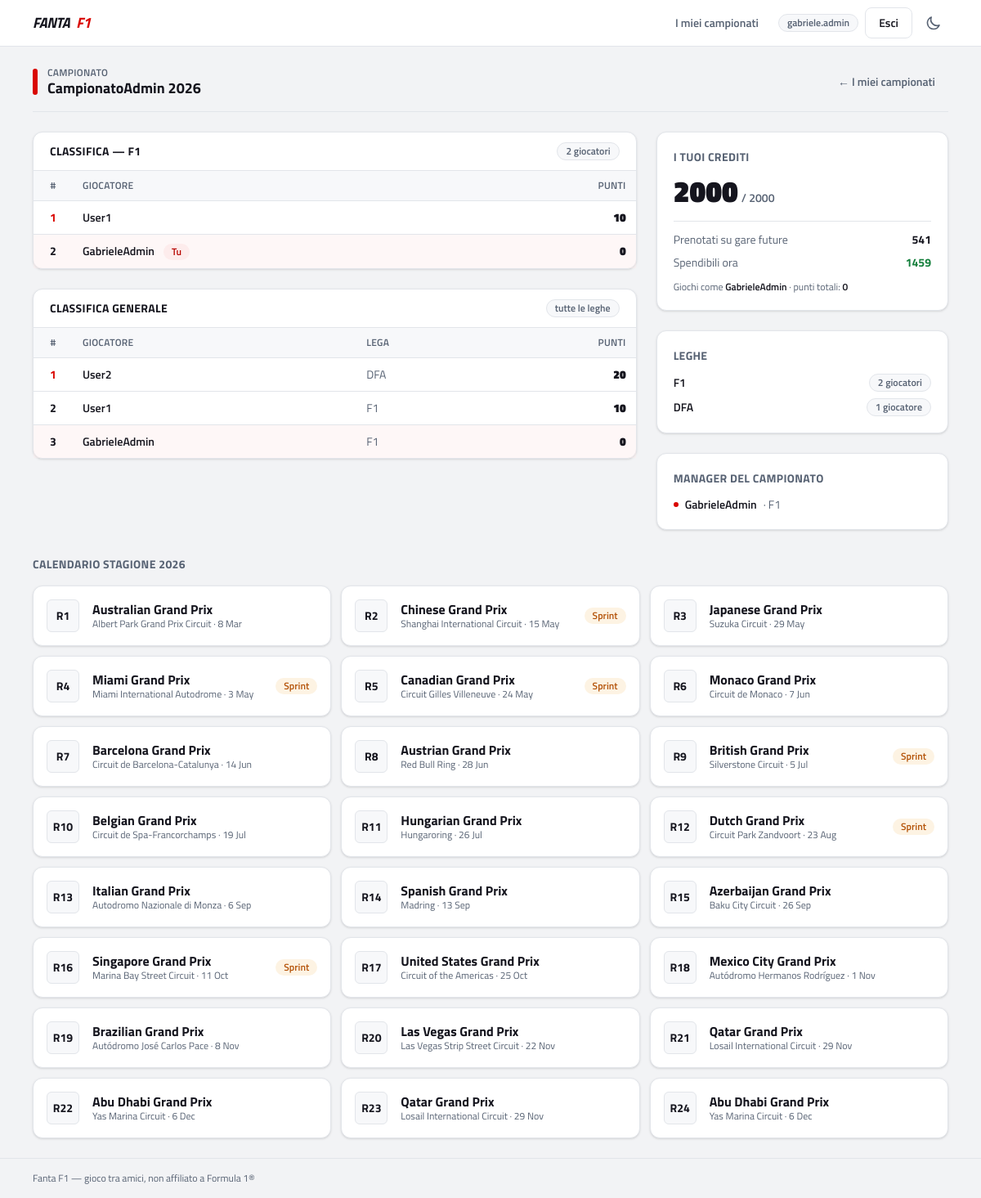
Before: /dashboard/championships/2/ (signed in) with the older database file.
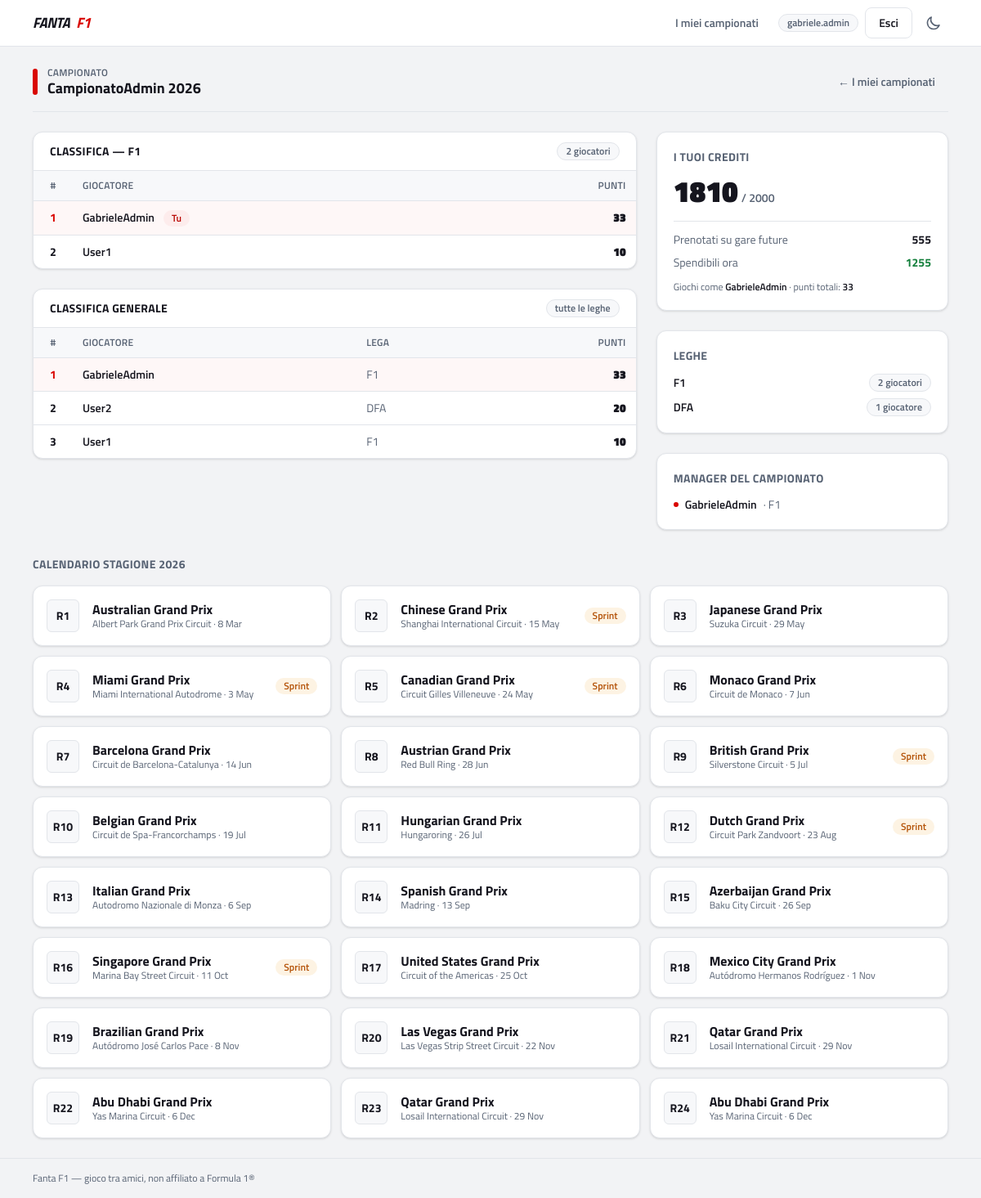
After: the same page with the newer database file.
### fantaApp/models.py (models this page shows, shortened)
class ChampionshipPlayer(models.Model):
    user = models.ForeignKey(CustomUser, on_delete=models.CASCADE)
    championship = models.ForeignKey(Championship, on_delete=models.PROTECT, related_name='participants')
    league = models.ForeignKey(League, on_delete=models.PROTECT, related_name='participants')
    player_name = models.CharField(max_length=50)
    available_credit = models.IntegerField(default=2000)
    total_score = models.IntegerField(default=0)
    joined_at = models.DateTimeField(auto_now_add=True)
    class Meta:
        unique_together = [('user', 'championship'), ('player_name', 'championship')]

class League(models.Model):
    championship = models.ForeignKey(Championship, on_delete=models.CASCADE, related_name='leagues')
    name = models.CharField(max_length=100)
    created_at = models.DateTimeField(auto_now_add=True)

class Weekend(models.Model):
    WEEKEND_TYPES = [
        ('regular', 'Regular Weekend'),
        ('sprint', 'Sprint Weekend')
    ]
    circuit = models.ForeignKey(Circuit, on_delete=models.CASCADE)
    event_name = models.CharField(max_length=100)
    round_number = models.PositiveSmallIntegerField(null=False)
    season = models.PositiveSmallIntegerField(null=False)
    weekend_type = models.CharField(max_length=20, choices = WEEKEND_TYPES, default='regular')
    fp1_start = models.DateTimeField(null=True, blank=True)
    fp2_start = models.DateTimeField(null=True, blank=True)
    fp3_start = models.DateTimeField(null=True, blank=True)
    sprint_start = models.DateTimeField(null=True, blank=True)
    sprint_qualifying_start = models.DateTimeField(null=True, blank=True)
    qualifying_start = models.DateTimeField(null=True, blank=True)
    race_start = models.DateTimeField(null=True, blank=True)
    created_at = models.DateTimeField(auto_now_add=True)
    modified_at = models.DateTimeField(auto_now=True)
    deleted_at = models.DateTimeField(null=True, blank=True)
    class Meta:
        ordering = ['season', 'round_number']
        unique_together = ('season', 'round_number')

class Circuit(models.Model):
    name = models.CharField(max_length=100)
    country = models.CharField(max_length=50)
    location = models.CharField(max_length=100)
    api_id =  models.CharField(max_length=50, unique= True)
    created_at = models.DateTimeField(auto_now_add=True)
    modified_at = models.DateTimeField(auto_now=True)
    deleted_at = models.DateTimeField(null=True, blank=True)
    class Meta:
        ordering = ['name']

### fantaApp/views/dashboard.py (the view)
# urls.py: path("dashboard/championships/<int:championship_id>/", dashboard.championship_dashboard, name='championship_dashboard'),
@login_required
def championship_dashboard(request, championship_id):
    championship = get_object_or_404(Championship, pk=championship_id)
    current_championship_player = ChampionshipPlayer.objects.filter(
        user=request.user, championship=championship).select_related('league').first()
    reserved_credit = 0
    spendable_credit = 0
    if current_championship_player:
        reserved_credit = costs.get_player_reserved_credit(player=current_championship_player)
        spendable_credit = costs.get_player_spendable_credit(player=current_championship_player)
    standing_per_league = ChampionshipPlayer.objects.none()
    if current_championship_player:
        standing_per_league = ChampionshipPlayer.objects.filter(
            championship=championship,
            league=current_championship_player.league,
        ).select_related('league').order_by('-total_score')
    general_standings = ChampionshipPlayer.objects.filter(
        championship=championship
    ).select_related('league').order_by('-total_score')
    user_managers = ChampionshipManager.objects.filter(
        championship=championship
    ).select_related('user')
    managers = ChampionshipPlayer.objects.filter(
        championship=championship,
        user__in=[m.user for m in user_managers]
    ).select_related('league')
    weekends = Weekend.objects.filter(season=championship.year).order_by("round_number")
    context = {
        "championship": championship,
        "current_championship_player": current_championship_player,
        "reserved_credit": reserved_credit,
        "spendable_credit": spendable_credit,
        "standing_per_league": standing_per_league,
        "general_standings": general_standings,
        "managers": managers,
        "weekends" : weekends
    }
    return render(request, "fantaApp/championship_dashboard.html", context)

### fantaApp/services/costs.py (called while the page is built)
def get_player_reserved_credit(*, player, exclude_race=None) -> int:
    queryset = PlayerRaceChoice.objects.filter(
        player=player,
        credit_applied=False,
    )
    if exclude_race is not None:
        queryset = queryset.exclude(race=exclude_race)
    reserved_credit = queryset.aggregate(total=Sum("spent_amount"))["total"]
    return reserved_credit or 0

def get_player_spendable_credit(*, player, exclude_race=None) -> int:
    return max(
        player.available_credit - get_player_reserved_credit(player=player, exclude_race=exclude_race),
        0,
    )

### fantaApp/templates/fantaApp/championship_dashboard.html (shortened to what the changed rows need)
{% extends "fantaApp/championship_flow_base.html" %}
{% block championship_banner_link %}
  {{ championship.name }} {{ championship.year }}
{% endblock %}
{% block championship_content %}
<div class="grid gap-6 lg:grid-cols-3">
  <div class="space-y-6 lg:col-span-2">
    {% if current_championship_player %}
      <section class="card">
        <div class="flex items-center justify-between border-b border-line px-5 py-3">
          <h2 class="text-sm font-bold uppercase tracking-wide">Classifica — {{ current_championship_player.league.name }}</h2>
          <span class="badge-muted">{{ standing_per_league|length }} giocatori</span>
        </div>
        <div class="overflow-x-auto">
          <table class="table-clean">
            <thead>
              <tr><th class="w-12 !text-center">#</th><th>Giocatore</th><th class="!text-right">Punti</th></tr>
            </thead>
            <tbody>
              {% for p in standing_per_league %}
                <tr {% if p.id == current_championship_player.id %}class="bg-accent-soft/40"{% endif %}>
                  <td class="text-center font-bold {% if forloop.counter == 1 %}text-accent{% endif %}">{{ forloop.counter }}</td>
                  <td class="font-semibold">
                    {{ p.player_name }}
                    {% if p.id == current_championship_player.id %}<span class="badge-accent ml-2">Tu</span>{% endif %}
                  </td>
                  <td class="text-right font-black">{{ p.total_score }}</td>
                </tr>
              {% endfor %}
            </tbody>
          </table>
        </div>
      </section>
    {% endif %}
    <section class="card">
      <div class="flex items-center justify-between border-b border-line px-5 py-3">
        <h2 class="text-sm font-bold uppercase tracking-wide">Classifica generale</h2>
      </div>
      <div class="overflow-x-auto">
        <table class="table-clean">
          <thead>
            <tr><th class="w-12 !text-center">#</th><th>Giocatore</th><th>Lega</th><th class="!text-right">Punti</th></tr>
          </thead>
          <tbody>
            {% for p in general_standings %}
              <tr {% if current_championship_player and p.id == current_championship_player.id %}class="bg-accent-soft/40"{% endif %}>
                <td class="text-center font-bold {% if forloop.counter == 1 %}text-accent{% endif %}">{{ forloop.counter }}</td>
                <td class="font-semibold">{{ p.player_name }}</td>
                <td class="text-muted">{{ p.league.name }}</td>
                <td class="text-right font-black">{{ p.total_score }}</td>
              </tr>
            {% empty %}
              <tr><td colspan="4" class="text-center text-muted">Nessun partecipante iscritto.</td></tr>
            {% endfor %}
          </tbody>
        </table>
      </div>
    </section>
  </div>
  <aside class="space-y-6">
    {% if current_championship_player %}
      <section class="card-pad">
        <h2 class="mb-3 text-sm font-bold uppercase tracking-wide text-muted">I tuoi crediti</h2>
        <p class="text-4xl font-black">{{ current_championship_player.available_credit }}<span class="ml-1 text-sm font-semibold text-muted">/ 2000</span></p>
        {% if reserved_credit %}
          <dl class="mt-4 space-y-2 border-t border-line pt-3 text-sm">
            <div class="flex justify-between"><dt class="text-muted">Prenotati su gare future</dt><dd class="font-bold">{{ reserved_credit }}</dd></div>
            <div class="flex justify-between"><dt class="text-muted">Spendibili ora</dt><dd class="font-bold text-ok">{{ spendable_credit }}</dd></div>
          </dl>
        {% endif %}
        <p class="mt-3 text-xs text-muted">Giochi come <span class="font-semibold text-ink">{{ current_championship_player.player_name }}</span> · punti totali: <span class="font-semibold text-ink">{{ current_championship_player.total_score }}</span></p>
      </section>
    {% endif %}
    <section class="card-pad">
      <h2 class="mb-3 text-sm font-bold uppercase tracking-wide text-muted">Leghe</h2>
      <ul class="space-y-2 text-sm">
        {% for l in championship.leagues.all %}
          <li class="flex items-center justify-between gap-2">
            <span class="font-semibold">{{ l.name }}</span>
            <span class="badge-muted">{{ l.participants.count }} giocator{{ l.participants.count|pluralize:"e,i" }}</span>
          </li>
        {% empty %}
          <li class="text-muted">Nessuna lega creata.</li>
        {% endfor %}
      </ul>
    </section>
    <section class="card-pad">
      <h2 class="mb-3 text-sm font-bold uppercase tracking-wide text-muted">Manager del campionato</h2>
      <ul class="space-y-2 text-sm">
        {% for m in managers %}
          <li class="flex items-center gap-2">
            <span class="h-1.5 w-1.5 rounded-full bg-accent"></span>
            <span class="font-semibold">{{ m.player_name }}</span>
            <span class="text-muted">· {{ m.league.name }}</span>
          </li>
        {% empty %}
          <li class="text-muted">Nessun manager registrato come giocatore.</li>
        {% endfor %}
      </ul>
    </section>
  </aside>
</div>
<section class="mt-8">
  <h2 class="mb-4 text-sm font-bold uppercase tracking-wide text-muted">Calendario stagione {{ championship.year }}</h2>
  <div class="grid gap-3 sm:grid-cols-2 lg:grid-cols-3">
    {% for w in weekends %}
      <a href="{% url 'weekend_details' championship.id w.id %}"
         class="card group flex items-center gap-4 p-4 transition-shadow hover:shadow-md hover:border-accent/50">
        <span class="pos-badge shrink-0 !h-10 !w-10 text-sm">R{{ w.round_number }}</span>
        <div class="min-w-0 flex-1">
          <h3 class="truncate font-bold leading-tight group-hover:text-accent">{{ w.event_name }}</h3>
          <p class="truncate text-xs text-muted">
            {{ w.circuit.name }}{% if w.race_start %} · {{ w.race_start|date:"j M" }}{% endif %}
          </p>
        </div>
        {% if w.weekend_type == "sprint" %}<span class="badge-warn shrink-0">Sprint</span>{% endif %}
      </a>
    {% empty %}
      <p class="text-sm text-muted sm:col-span-2 lg:col-span-3">Nessun weekend disponibile per la stagione {{ championship.year }}.</p>
    {% endfor %}
  </div>
</section>
{% endblock %}

Changed rows visible on the page:
changed ChampionshipPlayer "GabrieleAdmin": total_score "0" → "33"; available_credit "2000" → "1810"; moves up the list
Other visible differences:
{{ reserved_credit }}: "541" → "555"
{{ spendable_credit }}: "1459" → "1255"
